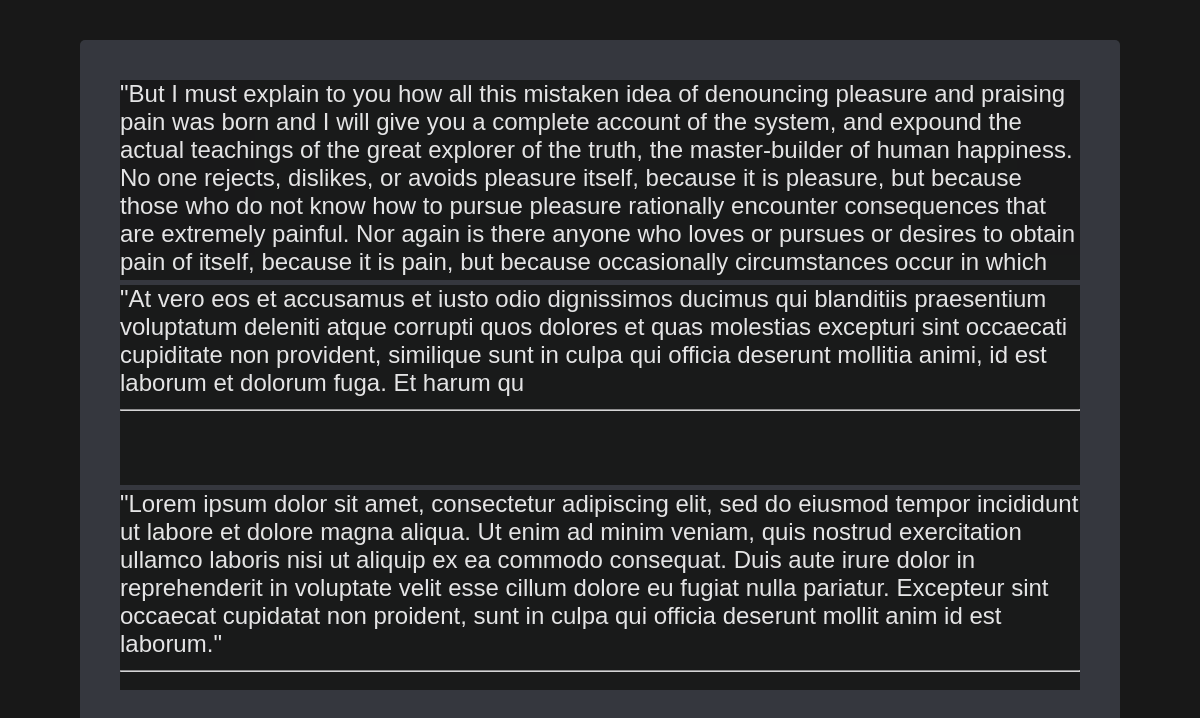
The app's page /records.php with its own data.
### tables this page shows
CREATE TABLE `records` (
  `id` int(11) NOT NULL,
  `text` text NOT NULL,
  `additional_text` text DEFAULT NULL,
  `status` varchar(20) NOT NULL DEFAULT 'stopped'
);

### records.php (the view, shortened to what this page needs)
<!doctype html>
<html lang="en">
<head>
    <link href="style.css" type="text/css" rel="stylesheet">
</head>
<body>
<main id="main">
    <div class="block_main" id="block_main">
        <?php
        include "db_conf.php";
        if(isset($_GET["rec_st"])) {
            $rec_st = $_GET["rec_st"];
            $request = mysqli_query($connection, "SELECT id, text, additional_text FROM records WHERE status = '$rec_st' ORDER BY id DESC");
        } else{
            $request = mysqli_query($connection, "SELECT id, text, additional_text FROM records ORDER BY id DESC");
        }
        while ($row = $request->fetch_assoc()){?>
        <div class="record_area" ondblclick="displayOptions()">
            <div class="records">
                <?php echo htmlspecialchars_decode($row['text']); ?>
                <hr>
            </div>
        </div>
        <?php }
        ?>
    </div>
</main>
</body>
</html>

### style.css (style rules this page uses)
html { height: 100%; }
body { background-attachment: fixed; padding: 0%; margin: 0%; background-color: #181818; color:white; font-family:Arial; }
main { display: flex; flex-direction: row; }
.block_main, .main_menu { position: absolute; top: 50%; left: 50%; transform: translate(-50%, -50%); margin-right: -50%; padding: 40px; width: 80%; max-width: 100%; height: 80%; max-height: 100%; background-color: #363940; overflow: scroll; -ms-overflow-style: none; scrollbar-width: none; opacity: 97%; border-radius: 5px; }
.record_area { display: flex; justify-items: center; background: #181818; opacity: 90%; margin-bottom: 5px; height: 200px; overflow: hidden; }
.records { font-size: 1.5em; overflow-wrap: anywhere; }

### records on screen
records: text "\"But I must explain to you how all this mistaken idea of denouncing pleasure and praising pain was born and I will give you a complete account of the system, and expound the actual teachings of the great explorer of the truth, the master-builder of human happiness. No one rejects, dislikes, or avoids pleasure itself, because it is pleasure, but because those who do not know how to pursue pleasure rationally encounter consequences that are extremely painful. Nor again is there anyone who loves or pursues or desires to obtain pain of itself, because it is pain, but because occasionally circumstances occur in which…"
records: text "\"At vero eos et accusamus et iusto odio dignissimos ducimus qui blanditiis praesentium voluptatum deleniti atque corrupti quos dolores et quas molestias excepturi sint occaecati cupiditate non provident, similique sunt in culpa qui officia deserunt mollitia animi, id est laborum et dolorum fuga. Et harum qu"
records: text "\"Lorem ipsum dolor sit amet, consectetur adipiscing elit, sed do eiusmod tempor incididunt ut labore et dolore magna aliqua. Ut enim ad minim veniam, quis nostrud exercitation ullamco laboris nisi ut aliquip ex ea commodo consequat. Duis aute irure dolor in reprehenderit in voluptate velit esse cillum dolore eu fugiat nulla pariatur. Excepteur sint occaecat cupidatat non proident, sunt in culpa qui officia deserunt mollit anim id est laborum.\""
